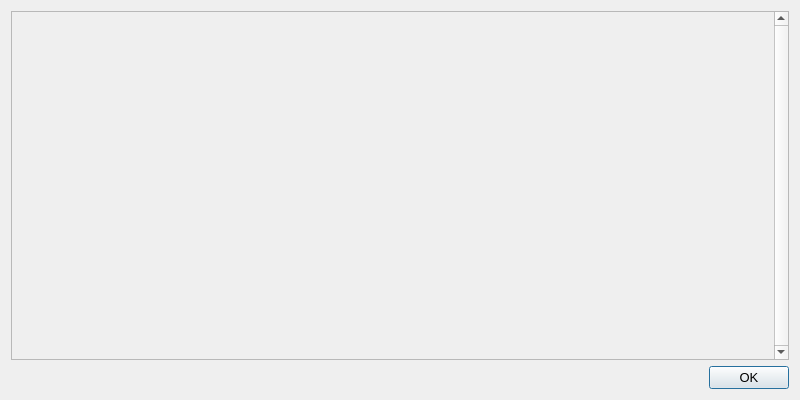
<?xml version="1.0" encoding="UTF-8"?>
<ui version="4.0">
 <class>HelpMessageDialog</class>
 <widget class="QDialog" name="HelpMessageDialog">
  <property name="geometry">
   <rect>
    <x>0</x>
    <y>0</y>
    <width>800</width>
    <height>400</height>
   </rect>
  </property>
  <property name="font">
   <font>
    <pointsize>10</pointsize>
   </font>
  </property>
  <property name="windowTitle">
   <string>BitRevShares Core - Command-line options</string>
  </property>
  <layout class="QHBoxLayout" name="horizontalLayout_2">
   <item>
    <layout class="QVBoxLayout" name="verticalLayout">
     <item>
      <widget class="QScrollArea" name="scrollArea">
       <property name="verticalScrollBarPolicy">
        <enum>Qt::ScrollBarAlwaysOn</enum>
       </property>
       <property name="widgetResizable">
        <bool>true</bool>
       </property>
       <widget class="QWidget" name="scrollAreaWidgetContents">
        <property name="geometry">
         <rect>
          <x>0</x>
          <y>0</y>
          <width>747</width>
          <height>325</height>
         </rect>
        </property>
        <layout class="QVBoxLayout" name="verticalLayout_2">
         <item>
          <widget class="QLabel" name="helpMessageLabel">
           <property name="font">
            <font>
             <family>Terminal</family>
            </font>
           </property>
           <property name="cursor">
            <cursorShape>IBeamCursor</cursorShape>
           </property>
           <property name="textFormat">
            <enum>Qt::PlainText</enum>
           </property>
           <property name="textInteractionFlags">
            <set>Qt::LinksAccessibleByMouse|Qt::TextSelectableByKeyboard|Qt::TextSelectableByMouse</set>
           </property>
          </widget>
         </item>
        </layout>
       </widget>
      </widget>
     </item>
     <item>
      <widget class="QDialogButtonBox" name="okButton">
       <property name="orientation">
        <enum>Qt::Horizontal</enum>
       </property>
       <property name="standardButtons">
        <set>QDialogButtonBox::Ok</set>
       </property>
      </widget>
     </item>
    </layout>
   </item>
  </layout>
 </widget>
 <resources>
  <include location="../bitcoin.qrc"/>
 </resources>
 <connections>
  <connection>
   <sender>okButton</sender>
   <signal>accepted()</signal>
   <receiver>HelpMessageDialog</receiver>
   <slot>accept()</slot>
   <hints>
    <hint type="sourcelabel">
     <x>20</x>
     <y>20</y>
    </hint>
    <hint type="destinationlabel">
     <x>20</x>
     <y>20</y>
    </hint>
   </hints>
  </connection>
  <connection>
   <sender>okButton</sender>
   <signal>rejected()</signal>
   <receiver>HelpMessageDialog</receiver>
   <slot>reject()</slot>
   <hints>
    <hint type="sourcelabel">
     <x>20</x>
     <y>20</y>
    </hint>
    <hint type="destinationlabel">
     <x>20</x>
     <y>20</y>
    </hint>
   </hints>
  </connection>
 </connections>
</ui>
